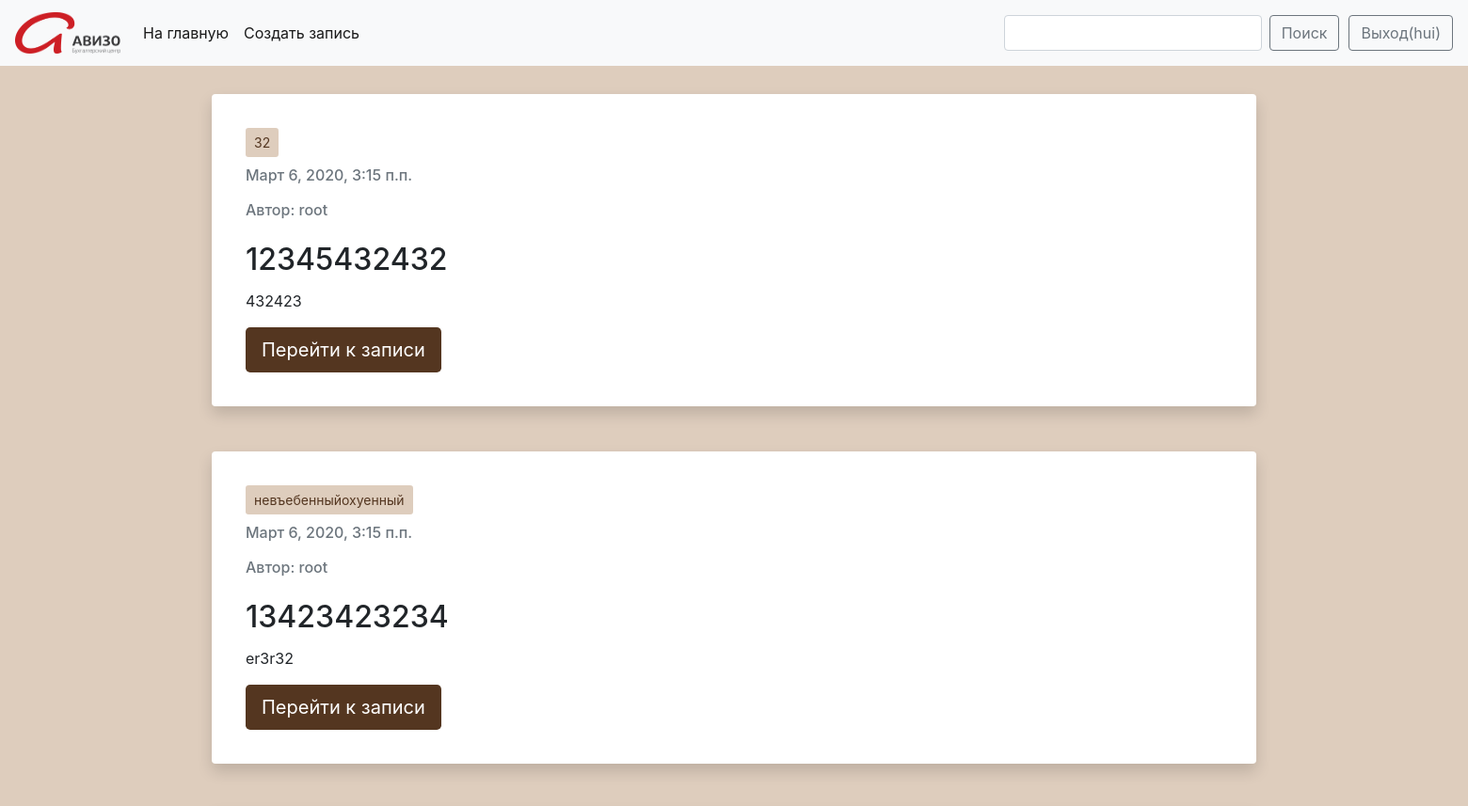
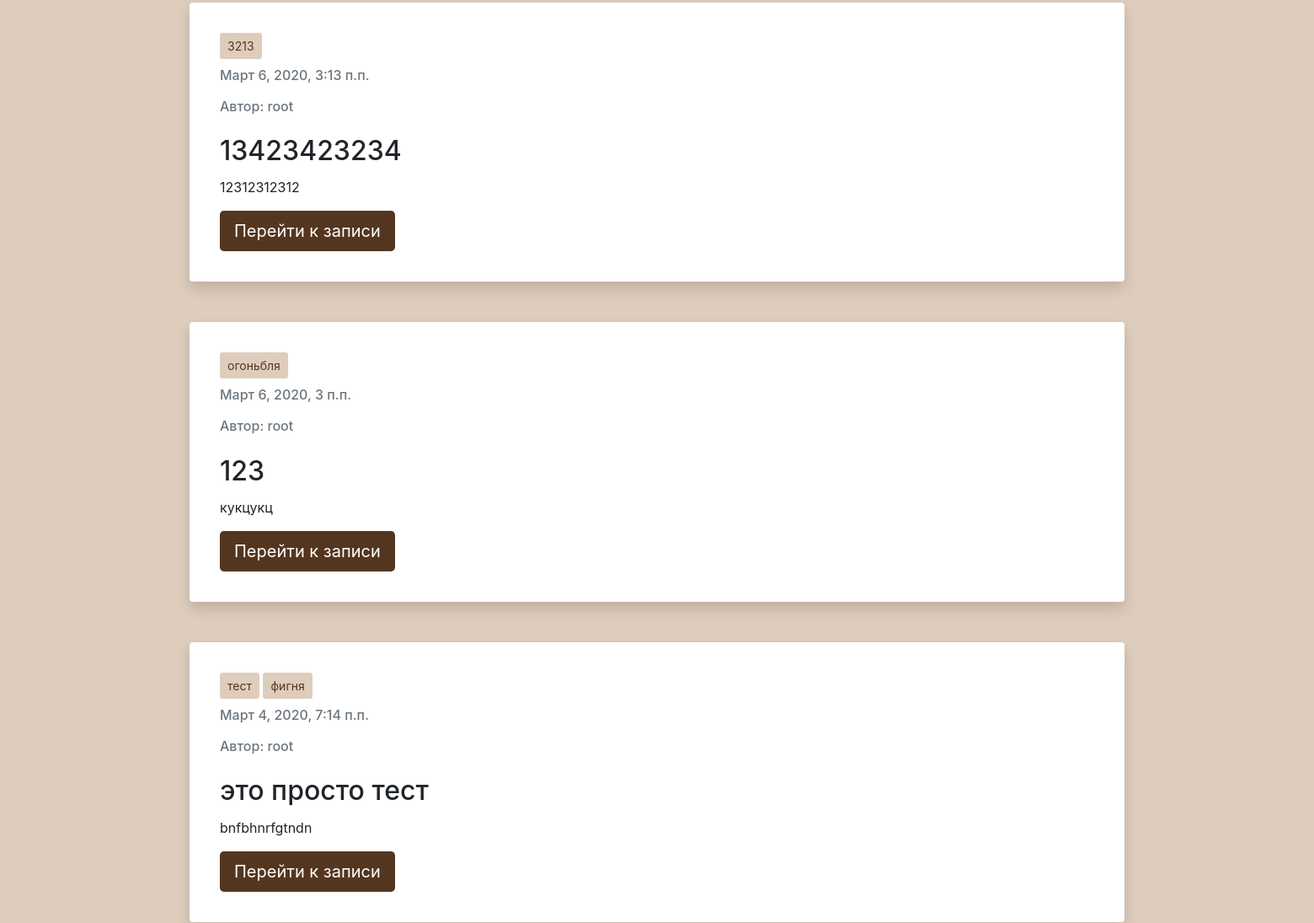
Page / (signed in, upper part) on the earlier database version (2 pictures, top to bottom).
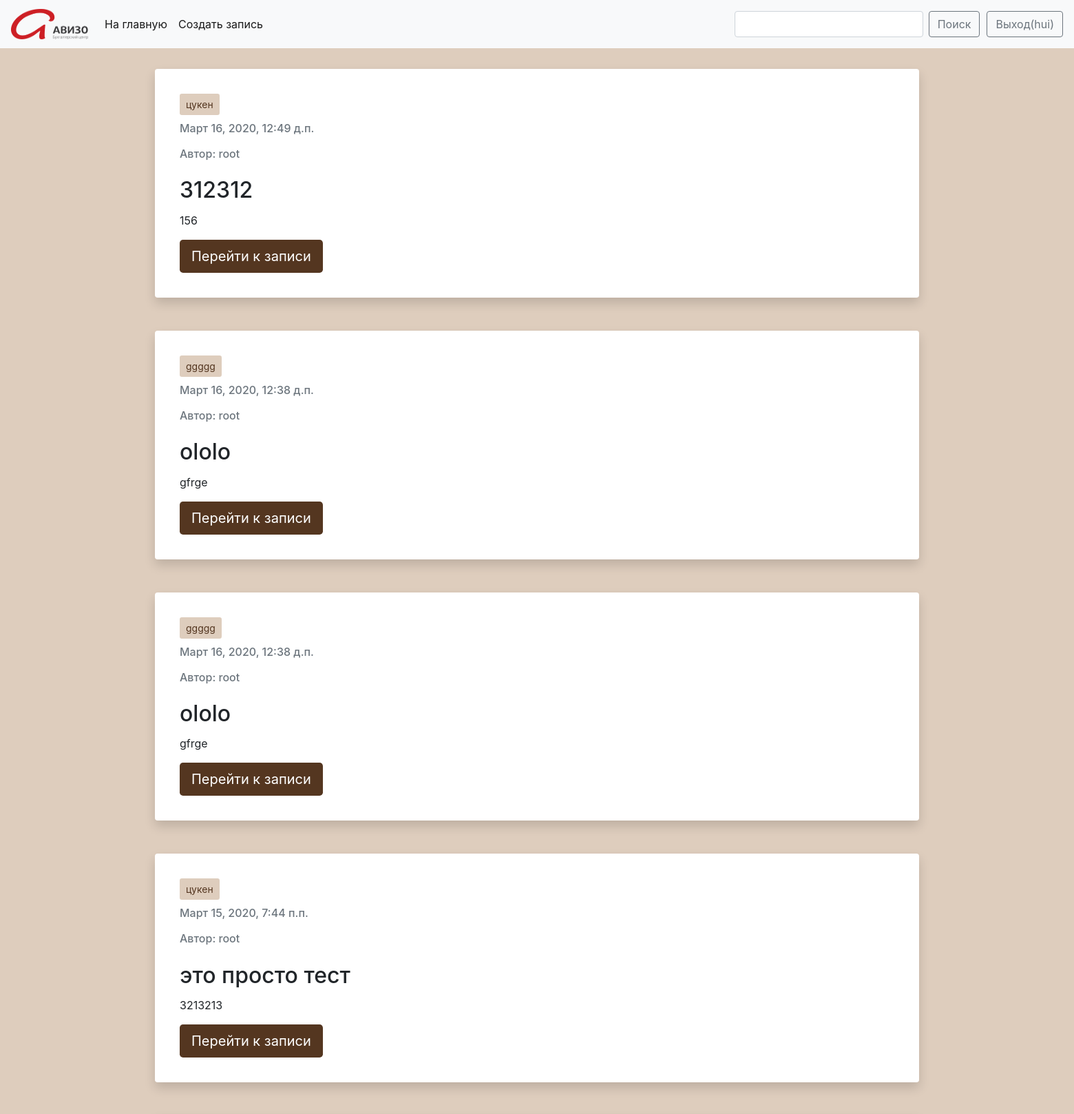
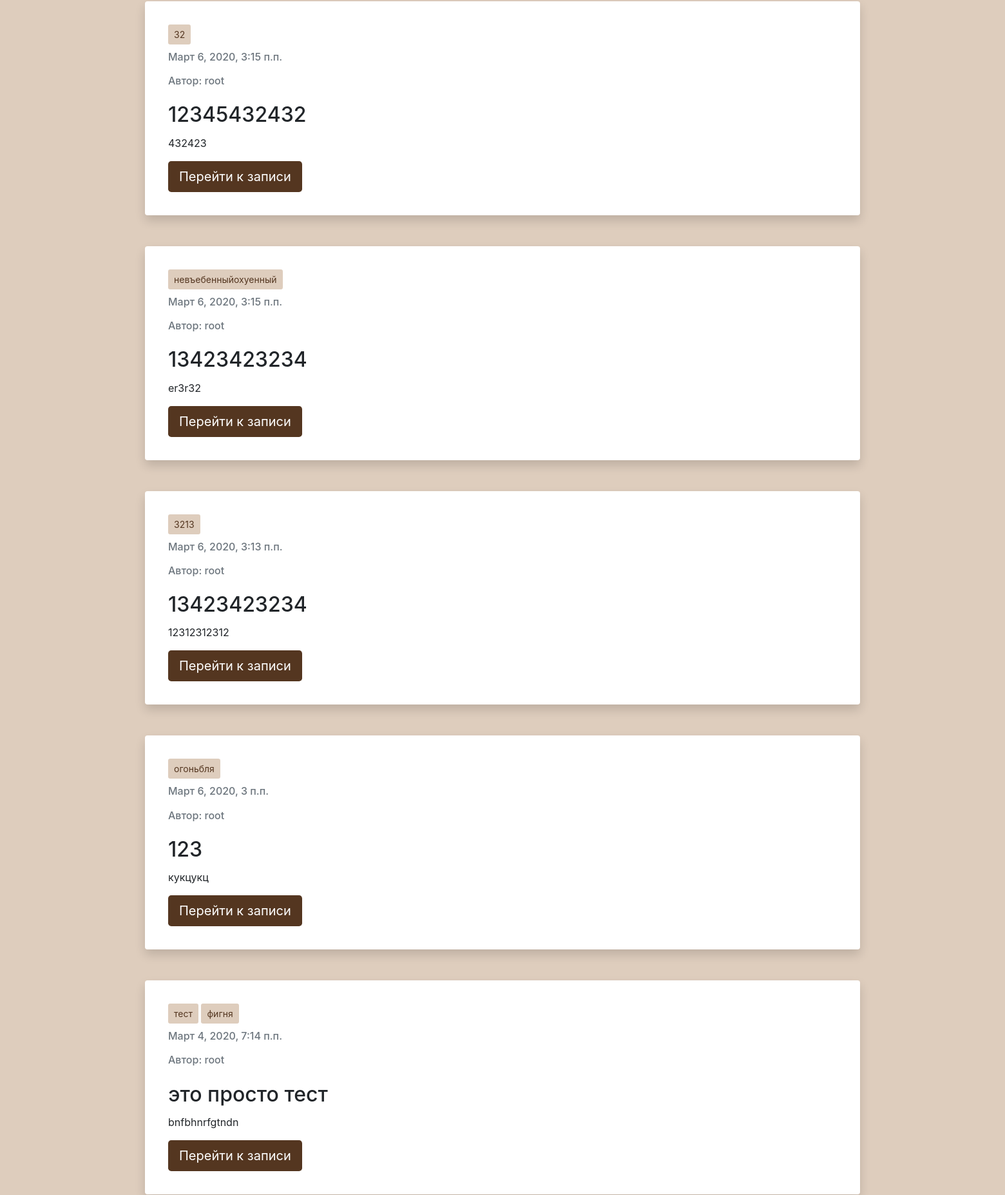
Same page on the later database version (2 pictures, top to bottom).
### blog/models.py (models this page shows, shortened)
class Post(models.Model):
    author = models.ForeignKey(settings.AUTH_USER_MODEL, on_delete=models.CASCADE)
    author_first_name = ''
    author_last_name = ''
    title = models.CharField(max_length=200)
    text = models.TextField()
    created_date = models.DateTimeField(default=timezone.now)
    published_date = models.DateTimeField(blank=True, null=True)
    tags = TaggableManager(through=RuTaggedItem)
    document = models.FileField(upload_to='documents/')

### blog/views.py (the view, shortened to what this page needs)
# urls.py: path('', views.PostListView.as_view(), name='post_list'),
class PostListView(View):
    def get(self, request, tag_slug=None):
        post_with_tags = Post.objects.all()
        user = str(request.user)
        anon = 'AnonymousUser'
        if user is anon:
            return redirect('../login')
        if tag_slug:
            tag = get_object_or_404(Tag, slug=tag_slug)
            post_with_tags = post_with_tags.filter(tags__in=[tag])
            return render(request, 'blog/post_list.html', {'posts': post_with_tags, 'tag': tag})
        else:
            posts = Post.objects.filter(published_date__lte=timezone.now()).order_by('-published_date')
            return render(request, 'blog/post_list.html', {'posts': posts})

### blog/templates/blog/post_list.html
{% extends 'include/base.html' %}
{% block content %}
    {% include 'include/post.html' %}
{% endblock %}

### blog/templates/include/base.html (shortened to what this page needs)
<!doctype html>
{% load static %}
<html lang="en">
    <head>
        <link rel="stylesheet" href="https://stackpath.bootstrapcdn.com/bootstrap/4.4.1/css/bootstrap.min.css">
    </head>
    <body>
        <nav class="navbar navbar-expand-lg navbar-light bg-light">
            <a class="navbar-brand" href="{% url 'post_list' %}"><img src="{% static 'images/logo.png' %}" width="112" height="44" alt=""></a>
                <div class="collapse navbar-collapse" id="navbarSupportedContent">
                    <ul class="navbar-nav mr-auto">
                        <li class="nav-item active">
                            <a class="nav-link" href="{% url 'post_list' %}">На главную<span class="sr-only">(current)</span></a>
                        </li>
                        <li class="nav-item active">
                            <a class="nav-link" href="{% url 'post_new' %}">Создать запись</a>
                        </li>
                    </ul>
                    <form class="form-inline my-2 my-lg-0" method="POST">{% csrf_token %}
                        <input class="form-control mr-sm-2" type="text" placeholder="" name="Search">
                        <button class="btn btn btn-outline-secondary my-2 my-sm-0" role="button" type="submit">Поиск</button>
                    </form>
                    {% if request.user.is_authenticated %}
                        <a class="btn btn btn-outline-secondary my-2 my-sm-0" style="margin-left: 10px" href="{% url 'logout' %}" role="button">Выход({{ request.user.first_name }})</a>
                    {% else %}
                        <a href="{% url 'login' %}">Логин</a>
                    {% endif %}
                </div>
        </nav>
        <div class="content container" style="padding-top: 30px">
            {% block content %}
            {% endblock %}
        </div>
    </body>
</html>

### blog/templates/include/post.html
{% for post in posts %}
    <div class="shadow p-3 mb-5 bg-white rounded">
        <div class="card-body">
            <p class="tags">
                {% for tag in post.tags.all %}
                <a class="btn btn-sm" style="background: #decdbd; color: #543620" href="{% url 'post_list_by_tag' tag.slug %}" role="button">{{ tag.name }}</a>{% if not forloop.last %} {% endif %}
                {% endfor %}</p>
            <h6 class="card-subtitle mb-4 text-muted">{{ post.published_date }}</h6>
            <h6 class="card-subtitle mb-4 text-muted">Автор: {{ post.author }}</h6>
            <h2 class="card-title">{{ post.title }}</h2>
            <p class="card-text">{{ post.text|linebreaksbr }}</p>
            <a class="btn btn-lg active" style="background: #543620; color: #fff" href="{% url 'post_detail' pk=post.pk %}" role="button" aria-pressed="true">Перейти к записи</a>
        </div>
    </div>
{% endfor %}

### blog/templates/include/base.html (style rules this page uses)
body { background: #decdbd; }

Differences in the rows shown:
added Post: published_date "Март 16, 2020, 12:49 д.п.", author "root", title "312312", text "156"
added Tag: name "цукен"
added Post: published_date "Март 16, 2020, 12:38 д.п.", author "root", title "ololo", text "gfrge"
added Tag: name "ggggg"
added Post: published_date "Март 16, 2020, 12:38 д.п.", author "root", title "ololo", text "gfrge"
added Post: published_date "Март 15, 2020, 7:44 п.п.", author "root", title "это просто тест", text "3213213"
